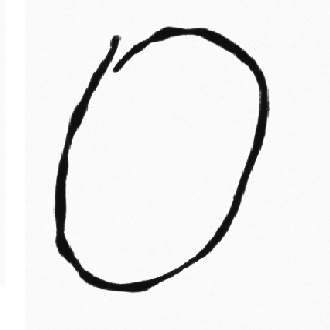
#> input picture MachineLearningInAction/Datas/digits/images/0.png, 330 x 330 px
$ python -i KNN_HandWriting.py   (imports and definitions only)   (Python 2 division)
#> lines starting #> are read from the running program, lines starting #| are printed output that depends on the picture; after the words box and inside, x2 and y2 are one past the last pixel; in counts of white or black regions, pixels touching at a corner belong together
#encoding utf-8
from numpy import *
from PIL import Image
import operator
import os
import sys
import KNN
import cv2

#
# 32 x 32 pictures of handwriting
# Identify the numbers on these pictures
# But the error rate is too high
#

width = 32
height = 32
pixs = width * height

#cast test 330 x 330 image file to text file with opencv
def image2vector(filename):
#> called with filename = 'Datas/digits/images/0.png'
	img = cv2.imread(filename)
#> img is the input picture: shape (330, 330, 3); mean B, G, R 237.1, 237.1, 237.2
	grayImage = cv2.cvtColor(img, cv2.COLOR_BGR2GRAY)
	retval, dst = cv2.threshold(grayImage, 125, 255, cv2.THRESH_BINARY)
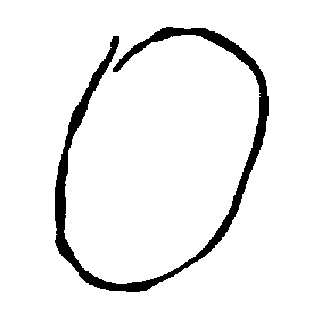
#> dst: shape (330, 330); 94.3% white; 1 black region, box (x1, y1, x2, y2) and area: (55, 27, 269, 292) 6255

	#erode
	kernel = cv2.getStructuringElement(cv2.MORPH_ELLIPSE, (21, 21))
	grayImage = cv2.erode(grayImage, kernel)
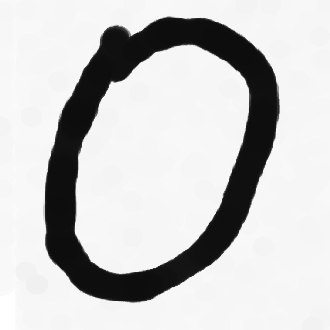
#> grayImage: shape (330, 330); min 13, max 255, mean 200.3

	[rows, cols] = grayImage.shape
#> rows = 330; cols = 330
	retVector = zeros((1, pixs))

	for i in range(5,rows - 5, 10):
		for r in range(5,cols - 5, 10):
			count = 0
			for j in range(i - 1, i + 1):
				for k in range(r - 1, r + 1):
					if (dst[j, k] == 0): count += 1

			if(count >= 3):
				retVector[0, (i - 5) / 10 * 32 + (r - 5) / 10] = 1
			else:
				retVector[0, (i - 5) / 10 * 32 + (r - 5) / 10] = 0

	return retVector


#cast test text file to vector
# [73 lines left out: functions img2vector, handwritingClassTest, identify, not called in this run]

# [2 lines not run here, left out]

>>> result = image2vector('Datas/digits/images/0.png')
